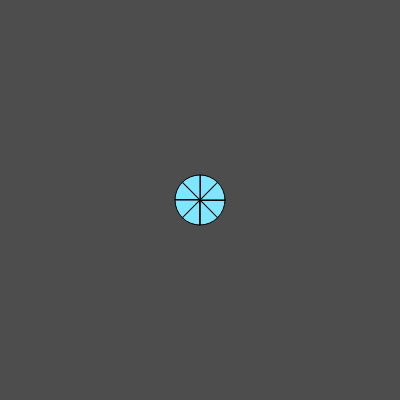
Frame 1 (no input)
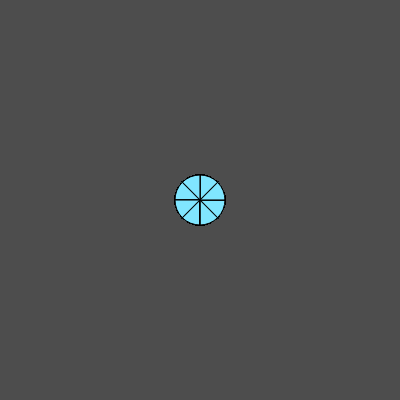
Frame 60 (no input)
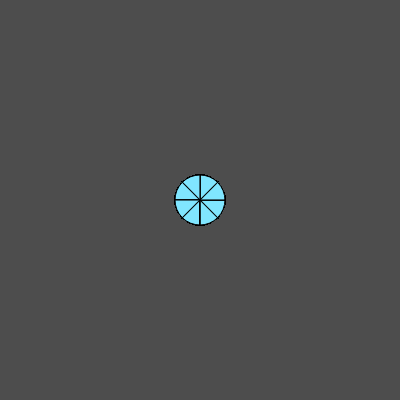
Frame 120 (the mouse pressed at the canvas centre since frame 60)

The p5.js sketch that drew these frames (run headless with seeded random() and noise() and a simulated clock; from frame 60 on, the mouse is pressed at the canvas centre):

// p5.js sketch
// ── sketch.js


function setup() {
  createCanvas(400, 400);
  colorMode(RGB, 1)
  background(0.3)

   
}

function draw() 
{

  fill(0.5, 0.9, 1)
  circle(width/2, height/2, 50)

  fill(0)
  translate(width/2, height/2)
  
  for (let i =0; i<9; i++)
  {
    rect(0,0 , 0.01, 25)
    rotate(PI/4)
  }
  

}


// function one_line()
